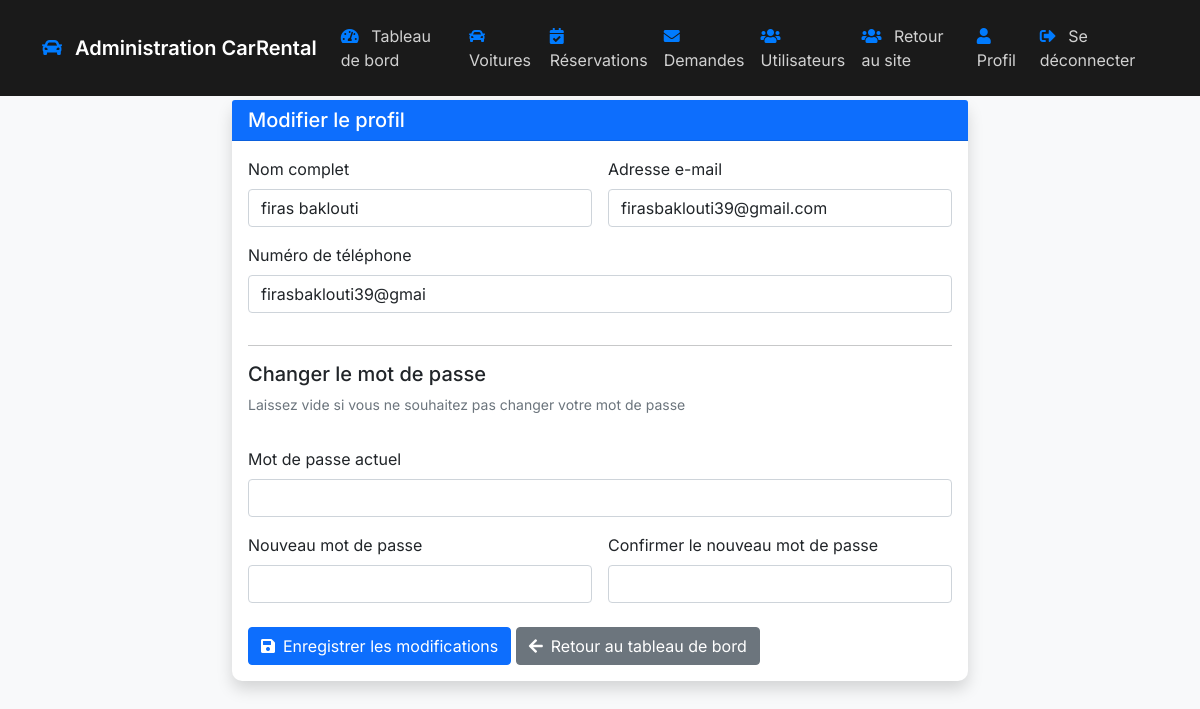
Screenshot of /admin/profile.php (signed in) with the database file from the repository.
### tables this page shows
CREATE TABLE `users` (
  `user_id` int(11) NOT NULL,
  `username` varchar(50) NOT NULL,
  `name` varchar(100) NOT NULL,
  `email` varchar(100) NOT NULL,
  `phone` varchar(20) NOT NULL,
  `password` varchar(255) NOT NULL,
  `role` enum('user','admin','guest') DEFAULT 'user',
  `created_at` timestamp NOT NULL DEFAULT current_timestamp()
);

### includes/init.php (called while the page is built, shortened)
<?php
$lang = $_SESSION['lang'] ?? 'fr';
$basePath = dirname(__DIR__);
$translations = include $basePath . "/lang/$lang.php";
function __($key) {
    global $translations;
    return $translations[$key] ?? $key;
}

### admin/profile.php (the view, shortened to what this page needs)
<?php
require_once '../includes/init.php';
$conn = Connect();
$admin_id = $_SESSION['user_id'];
$sql = "SELECT * FROM users WHERE user_id = ?";
$stmt = $conn->prepare($sql);
$stmt->bind_param("i", $admin_id);
$stmt->execute();
$result = $stmt->get_result();
$admin = $result->fetch_assoc();
include 'includes/header.php';
?>
<div class="container py-4">
    <div class="row justify-content-center">
        <div class="col-md-8">
            <div class="card shadow">
                <div class="card-header bg-primary text-white">
                    <h3 class="card-title h5 mb-0"><?= __('Edit Profile'); ?></h3>
                </div>
                <div class="card-body">
                    <form method="POST" action="">
                        <div class="row g-3">
                            <div class="col-md-6">
                                <label for="name" class="form-label"><?= __('Full Name'); ?></label>
                                <input type="text" class="form-control" id="name" name="name"
                                       value="<?= htmlspecialchars($admin['name']); ?>" required>
                            </div>
                            <div class="col-md-6">
                                <label for="email" class="form-label"><?= __('Email Address'); ?></label>
                                <input type="email" class="form-control" id="email" name="email"
                                       value="<?= htmlspecialchars($admin['email']); ?>" required>
                            </div>
                            <div class="col-12">
                                <label for="phone" class="form-label"><?= __('Phone Number'); ?></label>
                                <input type="tel" class="form-control" id="phone" name="phone"
                                       value="<?= htmlspecialchars($admin['phone']); ?>" required>
                            </div>
                            <div class="col-12">
                                <hr>
                                <h5><?= __('Change Password'); ?></h5>
                                <p class="text-muted small"><?= __('Leave blank if you don\'t want to change your password'); ?></p>
                            </div>
                            <div class="col-12">
                                <label for="current_password" class="form-label"><?= __('Current Password'); ?></label>
                                <input type="password" class="form-control" id="current_password" name="current_password">
                            </div>
                            <div class="col-md-6">
                                <label for="new_password" class="form-label"><?= __('New Password'); ?></label>
                                <input type="password" class="form-control" id="new_password" name="new_password" minlength="6">
                            </div>
                            <div class="col-md-6">
                                <label for="confirm_password" class="form-label"><?= __('Confirm New Password'); ?></label>
                                <input type="password" class="form-control" id="confirm_password" name="confirm_password">
                            </div>
                            <div class="col-12 mt-4">
                                <button type="submit" class="btn btn-primary">
                                    <i class="fas fa-save me-2"></i><?= __('Save Changes'); ?>
                                </button>
                                <a href="dashboard.php" class="btn btn-secondary">
                                    <i class="fas fa-arrow-left me-2"></i><?= __('Back to Dashboard'); ?>
                                </a>
                            </div>
                        </div>
                    </form>
                </div>
            </div>
        </div>
    </div>
</div>
<?php
include 'includes/footer.php';
?>

### admin/assets/css/style.css (style rules this page uses)
body { font-family: 'Inter', sans-serif; background-color: #f8f9fa; padding-top: 76px; }
.card { border: none; box-shadow: 0 0.125rem 0.25rem rgba(0, 0, 0, 0.075); border-radius: 10px; }
.card-header { border-bottom: 1px solid rgba(0, 0, 0, 0.125); }
.btn i { transition: transform 0.3s ease; }
.card { box-shadow: 0 0.125rem 0.25rem rgba(0, 0, 0, 0.075); margin-bottom: 2rem; }
.card-header { background-color: #fff; border-bottom: 1px solid rgba(0, 0, 0, 0.125); }

### rows the page displays
users: name "firas baklouti", email "firasbaklouti39@gmail.com", phone "firasbaklouti39@gmai"

### other values shown
__('CarRental Admin') "Administration CarRental"
__(' Dashboard') "Tableau de bord"
__(' Cars') "Voitures"
__('Bookings') "Réservations"
__(' Enquiries') "Demandes"
__('Users') "Utilisateurs"
__(' Back to Website') "Retour au site"
__('Profile') "Profil"
__('Logout') "Se déconnecter"
__('Edit Profile') "Modifier le profil"
__('Full Name') "Nom complet"
__('Email Address') "Adresse e-mail"
__('Phone Number') "Numéro de téléphone"
__('Change Password') "Changer le mot de passe"
__('Leave blank if you don\'t want to change your password') "Laissez vide si vous ne souhaitez pas changer votre mot de passe"
